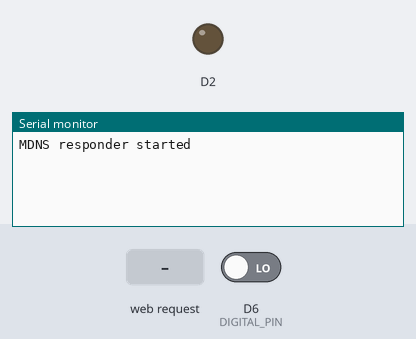
A sketch run on a simulated ESP8266 (NodeMCU). Parts: output pins drawn as LEDs (lit = HIGH), the last lines printed to the serial monitor. The test bench sets the inputs (shaded band); at power-on: D6 (DIGITAL_PIN) LOW. WiFi joins after 1.5 s; servers stay silent unless stated.

Above: at 1.2 s.
1.3 s: HTTP request GET /led/0 received
At 2.0 s:
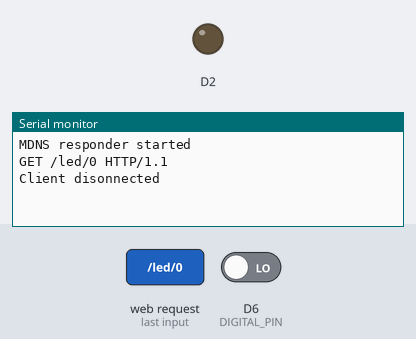
2.8 s: HTTP request GET /read received
At 3.2 s:
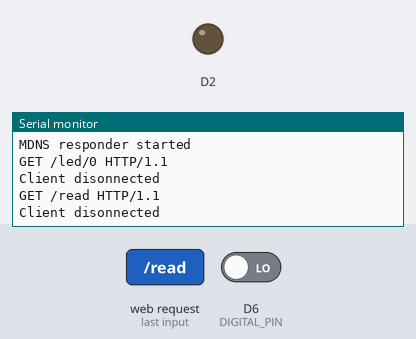

The sketch:

AdvancedWebServer.ino
```cpp
// (licence header left out)
#include <ESP8266WiFi.h>
#include <WiFiClient.h>
#include <ESP8266WebServer.h>
#include <ESP8266mDNS.h>
#include <Servo.h>


Servo myservo;  // create servo object to control a servo
                // twelve servo objects can be created on most boards


// GPIO JÁ DEFINIDAS
//static const uint8_t D0   = 16;
//static const uint8_t D1   = 5;
//static const uint8_t D2   = 4;
//static const uint8_t D3   = 0;
//static const uint8_t D4   = 2;
//static const uint8_t D5   = 14;
//static const uint8_t D6   = 12;
//static const uint8_t D7   = 13;
//static const uint8_t D8   = 15;
//static const uint8_t D9   = 3;
//static const uint8_t D10  = 1;

/////////////////////
// Pin Definitions //
/////////////////////
const int LED_PIN = D1; // Thing's onboard, green LED
const int ANALOG_PIN = A0; // The only analog pin on the Thing
const int DIGITAL_PIN = D6; // Digital pin to be read


const char* ssid = "ACIDBURN";
const char* password = "day06031988";

//const char* ssid = "lsiamostra24";
//const char* password = "lsiqazwsx";


const char WiFiAPPSK[] = "magicball";


//ESP8266WebServer server ( 80 );

WiFiServer server(80);


//const int led = LED_BUILTIN;  // LED_BUILTIN = GPIO16

/*
void handleRoot() {

	char temp[400];
	int sec = millis() / 1000;
	int min = sec / 60;
	int hr = min / 60;

  String luz = "off";
  String message = "";

  message += "URI: ";
  message += server.uri();
  message += "\nMethod: ";
  message += ( server.method() == HTTP_GET ) ? "GET" : "POST";
  message += "\nArguments: ";
  message += server.args();
  message += "\n";


	snprintf ( temp, 400,

"<html>\
  <head>\
    <meta http-equiv='refresh' content='5'/>\
    <title>ESP8266 Demo</title>\
    <style>\
      body { background-color: #cccccc; font-family: Arial, Helvetica, Sans-Serif; Color: #000088; }\
    </style>\
  </head>\
  <body>\
    <h1>Hello from ESP8266!</h1>\
    <p>Uptime: %02d:%02d:%02d</p>\
    <img src=\"/test.svg\" />\
  </body>\
</html>",

		hr, min % 60, sec % 60
	);


  for ( uint8_t i = 0; i < server.args(); i++ ) {
    message += " " + server.argName ( i ) + ": " + server.arg ( i ) + "\n";
  }

  for ( uint8_t i = 0; i < server.args(); i++ ) {
    if( server.argName ( i ) == "luz")
      luz = server.arg ( i );
  }


  if(luz == "on"){
    Serial.println ( "ENTREI 1" );
    digitalWrite ( D2, 1 );
  }else if(luz == "off"){
    Serial.println ( "ENTREI 2" );
    digitalWrite ( D2, 0 );
  }

	server.send ( 200, "text/html", temp );
}


// endereço não encontrado
void handleNotFound() {

	String message = "File Not Found\n\n";
	server.send ( 404, "text/plain", message );

}

*/

void setup ( void ) {
	pinMode ( D2, OUTPUT );
	Serial.begin ( 115200 );
  initiate_as_access_point();
  //connect_wifi();
  //init_OTA_OverTheAir();

	if ( MDNS.begin ( "esp8266" ) ) {
		Serial.println ( "MDNS responder started" );
	}

  server.begin();


  //server_start();
}

void loop ( void ) {
	//server.handleClient();


  // Check if a client has connected
  WiFiClient client = server.available();
  if (!client) {
    return;
  }

  // Read the first line of the request
  String req = client.readStringUntil('\r');
  Serial.println(req);
  client.flush();

  // Match the request
  int val = -1; // We'll use 'val' to keep track of both the
                // request type (read/set) and value if set.
  if (req.indexOf("/led/0") != -1)
    val = 0; // Will write LED low
  else if (req.indexOf("/led/1") != -1)
    val = 1; // Will write LED high
  else if (req.indexOf("/read") != -1)
    val = -2; // Will print pin reads
  // Otherwise request will be invalid. We'll say as much in HTML

  // Set GPIO5 according to the request
  if (val >= 0)
    digitalWrite(LED_PIN, val);

  client.flush();

  // Prepare the response. Start with the common header:
  String s = "HTTP/1.1 200 OK\r\n";
  s += "Content-Type: text/html\r\n\r\n";
  s += "<!DOCTYPE HTML>\r\n<html>\r\n";
  // If we're setting the LED, print out a message saying we did
  if (val >= 0)
  {
    s += "LED is now ";
    s += (val)?"on":"off";
  }
  else if (val == -2)
  { // If we're reading pins, print out those values:
    s += "Analog Pin = ";
    s += String(analogRead(ANALOG_PIN));
    s += "<br>"; // Go to the next line.
    s += "Digital Pin 12 = ";
    s += String(digitalRead(DIGITAL_PIN));
  }
  else
  {
    s += "Invalid Request.<br> Try /led/1, /led/0, or /read.";
  }
  s += "</html>\n";

  // Send the response to the client
  client.print(s);
  delay(1);
  Serial.println("Client disonnected");

  // The client will actually be disconnected
  // when the function returns and 'client' object is detroyed


}


void initiate_as_access_point()
{
  WiFi.mode(WIFI_AP);

  // Do a little work to get a unique-ish name. Append the
  // last two bytes of the MAC (HEX'd) to "Thing-":
  uint8_t mac[WL_MAC_ADDR_LENGTH];
  WiFi.softAPmacAddress(mac);
  String macID = String(mac[WL_MAC_ADDR_LENGTH - 2], HEX) +
                 String(mac[WL_MAC_ADDR_LENGTH - 1], HEX);
  macID.toUpperCase();
  String AP_NameString = "Magicball " + macID + " Network";

  char AP_NameChar[AP_NameString.length() + 1];
  memset(AP_NameChar, 0, AP_NameString.length() + 1);

  for (int i=0; i<AP_NameString.length(); i++)
    AP_NameChar[i] = AP_NameString.charAt(i);

  WiFi.softAP(AP_NameChar, WiFiAPPSK);
}

void connect_wifi(void){
  //Inicia o WiFi
  WiFi.mode(WIFI_STA);
  WiFi.begin(ssid, password);
  Serial.print("Conectando");
  //Loop até conectar no WiFi
  while (WiFi.status() != WL_CONNECTED) {
    delay(500);
    Serial.print(".");
  }

  //Logs na porta serial
  Serial.println("");
  Serial.println("WiFi conectado!");
  Serial.print("Conectado na rede ");
  Serial.println(WiFi.SSID());
  Serial.print("IP: ");
  Serial.println(WiFi.localIP());
  Serial.print("Subnet Mask: ");
  Serial.println(WiFi.subnetMask());
  Serial.print("MAC Address: ");
  Serial.println(WiFi.macAddress());
  Serial.print("RSSI: ");
  Serial.println(WiFi.RSSI());


}


/*

void server_start(void){

  server.on ( "/", handleRoot );
  server.on ( "/test.svg", drawGraph );
  server.on ( "/inline", []() {
    server.send ( 200, "text/plain", "this works as well" );
  } );
  server.onNotFound ( handleNotFound );
  server.begin();
  Serial.println ( "HTTP server started" );

}


void init_OTA_OverTheAir(void){

  Serial.println("Booting");

  ArduinoOTA.setHostname("espota");
  // No authentication by default
  // ArduinoOTA.setPassword("admin");

  ArduinoOTA.onStart([]() {
    String type;
    if (ArduinoOTA.getCommand() == U_FLASH)
      type = "sketch";
    else // U_SPIFFS
      type = "filesystem";

    // NOTE: if updating SPIFFS this would be the place to unmount SPIFFS using SPIFFS.end()
    Serial.println("Start updating " + type);
  });
  ArduinoOTA.onEnd([]() {
    Serial.println("\nEnd");
  });
  ArduinoOTA.onProgress([](unsigned int progress, unsigned int total) {
    Serial.printf("Progress: %u%%\r", (progress / (total / 100)));
  });
  ArduinoOTA.onError([](ota_error_t error) {
    Serial.printf("Error[%u]: ", error);
    if (error == OTA_AUTH_ERROR) Serial.println("Auth Failed");
    else if (error == OTA_BEGIN_ERROR) Serial.println("Begin Failed");
    else if (error == OTA_CONNECT_ERROR) Serial.println("Connect Failed");
    else if (error == OTA_RECEIVE_ERROR) Serial.println("Receive Failed");
    else if (error == OTA_END_ERROR) Serial.println("End Failed");
  });
  ArduinoOTA.begin();
  Serial.println("Ready OTA ESP8266");
  Serial.print("IP address: ");
  Serial.println(WiFi.localIP());

}

void start_servo(void){

  myservo.attach(2);  // attaches the servo on GIO2 to the servo object
  int pos;

  for(pos = 0; pos <= 180; pos += 1) // goes from 0 degrees to 180 degrees
  {                                  // in steps of 1 degree
    myservo.write(pos);              // tell servo to go to position in variable 'pos'
    delay(15);                       // waits 15ms for the servo to reach the position
  }
  for(pos = 180; pos>=0; pos-=1)     // goes from 180 degrees to 0 degrees
  {
    myservo.write(pos);              // tell servo to go to position in variable 'pos'
    delay(15);                       // waits 15ms for the servo to reach the position
  }

}

*/
```

Measured:
- after the input at 1.3 s, the serial monitor: prints a new line at once (image 1)
- after the input at 2.8 s, the serial monitor: prints a new line at once (image 2)
